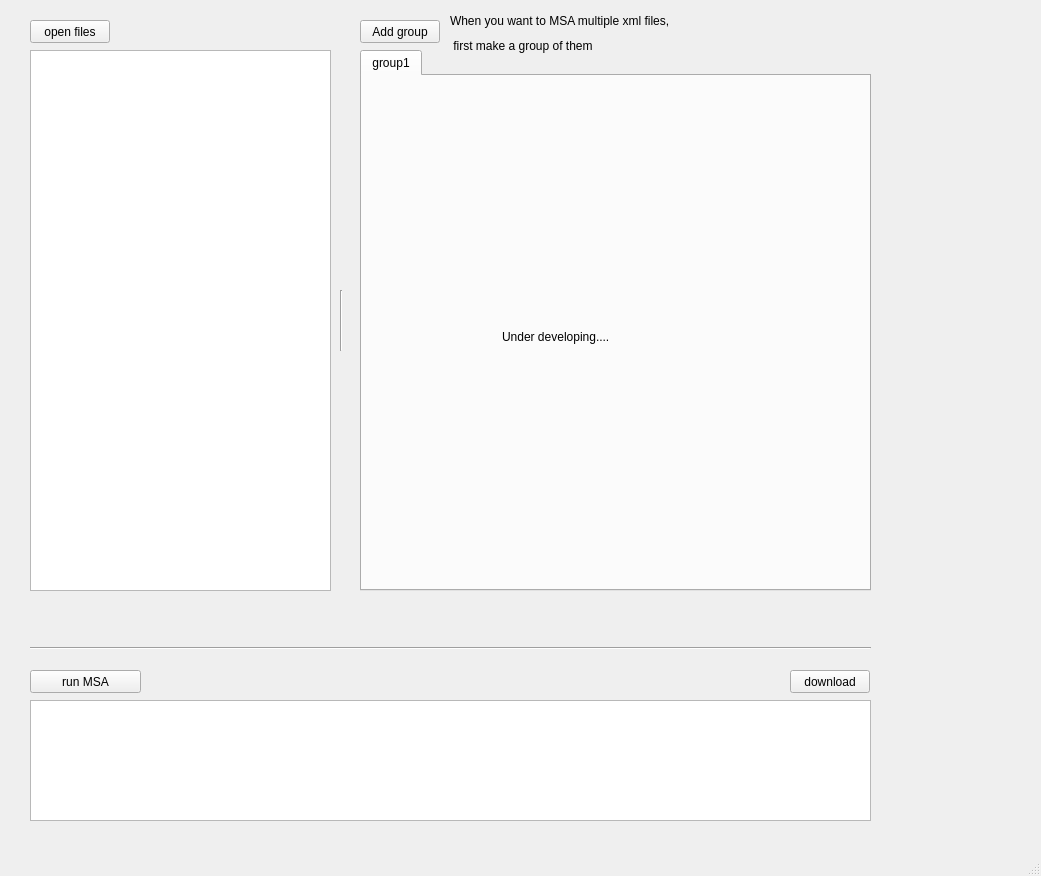
<?xml version="1.0" encoding="UTF-8"?>
<ui version="4.0">
 <class>MainWindow</class>
 <widget class="QMainWindow" name="MainWindow">
  <property name="geometry">
   <rect>
    <x>0</x>
    <y>0</y>
    <width>1041</width>
    <height>876</height>
   </rect>
  </property>
  <property name="windowTitle">
   <string>MainWindow</string>
  </property>
  <widget class="QWidget" name="centralwidget">
   <widget class="QPushButton" name="open_files_button">
    <property name="geometry">
     <rect>
      <x>30</x>
      <y>20</y>
      <width>80</width>
      <height>23</height>
     </rect>
    </property>
    <property name="text">
     <string>open files</string>
    </property>
   </widget>
   <widget class="QListWidget" name="file_list_widget">
    <property name="geometry">
     <rect>
      <x>30</x>
      <y>50</y>
      <width>301</width>
      <height>541</height>
     </rect>
    </property>
   </widget>
   <widget class="QTabWidget" name="group_tab">
    <property name="geometry">
     <rect>
      <x>360</x>
      <y>50</y>
      <width>511</width>
      <height>541</height>
     </rect>
    </property>
    <property name="currentIndex">
     <number>0</number>
    </property>
    <widget class="QWidget" name="tab">
     <attribute name="title">
      <string>group1</string>
     </attribute>
     <widget class="QLabel" name="label_3">
      <property name="geometry">
       <rect>
        <x>140</x>
        <y>180</y>
        <width>271</width>
        <height>161</height>
       </rect>
      </property>
      <property name="text">
       <string>Under developing....</string>
      </property>
     </widget>
    </widget>
   </widget>
   <widget class="QPushButton" name="add_group_button">
    <property name="geometry">
     <rect>
      <x>360</x>
      <y>20</y>
      <width>80</width>
      <height>23</height>
     </rect>
    </property>
    <property name="text">
     <string>Add group</string>
    </property>
   </widget>
   <widget class="QPushButton" name="blastn_to_MSA_btn">
    <property name="geometry">
     <rect>
      <x>30</x>
      <y>670</y>
      <width>111</width>
      <height>23</height>
     </rect>
    </property>
    <property name="text">
     <string>run MSA</string>
    </property>
   </widget>
   <widget class="Line" name="line">
    <property name="geometry">
     <rect>
      <x>30</x>
      <y>640</y>
      <width>841</width>
      <height>16</height>
     </rect>
    </property>
    <property name="orientation">
     <enum>Qt::Horizontal</enum>
    </property>
   </widget>
   <widget class="QLabel" name="label">
    <property name="geometry">
     <rect>
      <x>450</x>
      <y>10</y>
      <width>391</width>
      <height>21</height>
     </rect>
    </property>
    <property name="text">
     <string>When you want to MSA multiple xml files,</string>
    </property>
   </widget>
   <widget class="QLabel" name="label_2">
    <property name="geometry">
     <rect>
      <x>450</x>
      <y>30</y>
      <width>271</width>
      <height>31</height>
     </rect>
    </property>
    <property name="text">
     <string> first make a group of them</string>
    </property>
   </widget>
   <widget class="Line" name="line_2">
    <property name="geometry">
     <rect>
      <x>340</x>
      <y>290</y>
      <width>3</width>
      <height>61</height>
     </rect>
    </property>
    <property name="orientation">
     <enum>Qt::Vertical</enum>
    </property>
   </widget>
   <widget class="QListWidget" name="MSA_file_list_widget">
    <property name="geometry">
     <rect>
      <x>30</x>
      <y>700</y>
      <width>841</width>
      <height>121</height>
     </rect>
    </property>
   </widget>
   <widget class="QLabel" name="loading_label">
    <property name="geometry">
     <rect>
      <x>180</x>
      <y>670</y>
      <width>591</width>
      <height>16</height>
     </rect>
    </property>
    <property name="text">
     <string/>
    </property>
   </widget>
   <widget class="QPushButton" name="download_msa_files">
    <property name="geometry">
     <rect>
      <x>790</x>
      <y>670</y>
      <width>80</width>
      <height>23</height>
     </rect>
    </property>
    <property name="text">
     <string>download</string>
    </property>
   </widget>
  </widget>
  <widget class="QMenuBar" name="menubar">
   <property name="geometry">
    <rect>
     <x>0</x>
     <y>0</y>
     <width>1041</width>
     <height>20</height>
    </rect>
   </property>
  </widget>
  <widget class="QStatusBar" name="statusbar"/>
 </widget>
 <resources/>
 <connections/>
</ui>
